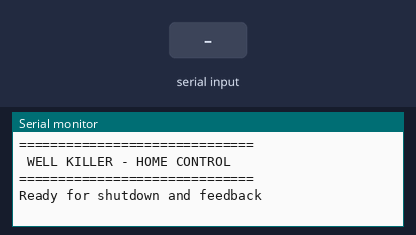
Bench run of a sketch on a simulated Arduino Uno, built with avr-gcc and run on an emulated ATmega328P. Shown: the last lines printed to the serial monitor. Inputs (shaded band) come from the test bench.

Above: at 1.2 s.
1.3 s: "WELL_STOP\n" received over the second serial link
At 2.3 s:
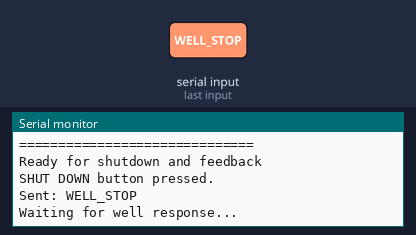
2.8 s: "ACK_RELAY_PULSED\n" received over the second serial link
At 4.0 s:
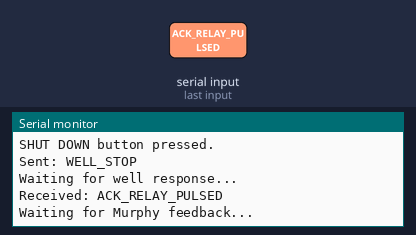
4.3 s: "MURPHY_TRIPPED\n" received over the second serial link
At 5.0 s:
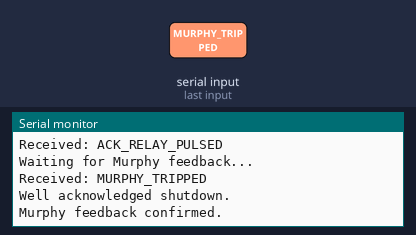

Measured:
- after the input at 1.3 s, the serial monitor: prints a new line at once (image 1)
- after the input at 2.8 s, the serial monitor: prints a new line at once (image 2)
- after the input at 4.3 s, the serial monitor: prints a new line at once (image 3)

The sketch:

Well_Killer_Transmitter_Home_demonstration.ino
```cpp
#include <SoftwareSerial.h>

// Nextion touchscreen
// D2 = RX, D3 = TX
SoftwareSerial nextion(2, 3);

// LoRa radio
// D10 = RX, D11 = TX
SoftwareSerial lora(10, 11);

String touchCommand = "";

// Response timeout
const unsigned long ACK_TIMEOUT = 8000;

// Additional time to receive Murphy feedback
const unsigned long FEEDBACK_TIMEOUT = 3000;

void setup()
{
  Serial.begin(9600);

  nextion.begin(9600);
  lora.begin(9600);

  nextion.listen();

  Serial.println("==============================");
  Serial.println(" WELL KILLER - HOME CONTROL");
  Serial.println("==============================");
  Serial.println("Ready for shutdown and feedback");
}

void loop()
{
  // ==========================================
  // LISTEN TO NEXTION TOUCHSCREEN
  // ==========================================

  nextion.listen();

  while (nextion.available())
  {
    char incoming = nextion.read();

    if (incoming >= 32 && incoming <= 126)
    {
      touchCommand += incoming;
    }

    delay(2);
  }

  // ==========================================
  // SHUTDOWN BUTTON PRESSED
  // ==========================================

  if (touchCommand.indexOf("WELL_STOP") >= 0)
  {
    Serial.println();
    Serial.println("SHUT DOWN button pressed.");

    // Display shutdown command status
    nextion.print("status.txt=\"SHUTDOWN SENT\"");
    sendNextionEnd();

    // Switch to LoRa
    lora.listen();

    // Send shutdown command
    lora.println("WELL_STOP");

    Serial.println("Sent: WELL_STOP");
    Serial.println("Waiting for well response...");

    touchCommand = "";

    // ========================================
    // WAIT FOR ACKNOWLEDGMENT
    // ========================================

    unsigned long startTime = millis();
    bool acknowledged = false;
    bool murphyTripped = false;

    while (millis() - startTime < ACK_TIMEOUT)
    {
      if (lora.available())
      {
        String response = lora.readStringUntil('\n');
        response.trim();

        Serial.print("Received: ");
        Serial.println(response);

        if (response == "ACK_RELAY_PULSED")
        {
          acknowledged = true;
          break;
        }

        if (response == "MURPHY_TRIPPED")
        {
          murphyTripped = true;
        }
      }
    }

    // ========================================
    // WAIT FOR MURPHY FEEDBACK
    // ========================================

    if (acknowledged && !murphyTripped)
    {
      Serial.println("Waiting for Murphy feedback...");

      unsigned long feedbackStart = millis();

      while (millis() - feedbackStart < FEEDBACK_TIMEOUT)
      {
        if (lora.available())
        {
          String response = lora.readStringUntil('\n');
          response.trim();

          Serial.print("Received: ");
          Serial.println(response);

          if (response == "MURPHY_TRIPPED")
          {
            murphyTripped = true;
            break;
          }
        }
      }
    }

    // ========================================
    // UPDATE NEXTION SCREEN
    // ========================================

    nextion.listen();

    if (acknowledged)
    {
      Serial.println("Well acknowledged shutdown.");

      if (murphyTripped)
      {
        nextion.print("status.txt=\"MURPHY TRIPPED\"");
        sendNextionEnd();

        Serial.println("Murphy feedback confirmed.");
      }
      else
      {
        nextion.print("status.txt=\"WELL STOPPED\"");
        sendNextionEnd();

        Serial.println("Shutdown acknowledged.");
        Serial.println("Murphy feedback not received.");
      }
    }
    else
    {
      Serial.println("ERROR: No response from well.");

      nextion.print("status.txt=\"NO RESPONSE\"");
      sendNextionEnd();
    }

    Serial.println();
  }

  // Prevent unexpected data accumulation
  if (touchCommand.length() > 40)
  {
    touchCommand = "";
  }
}

// ============================================
// NEXTION COMMAND TERMINATOR
// ============================================

void sendNextionEnd()
{
  nextion.write(0xFF);
  nextion.write(0xFF);
  nextion.write(0xFF);
}
```
